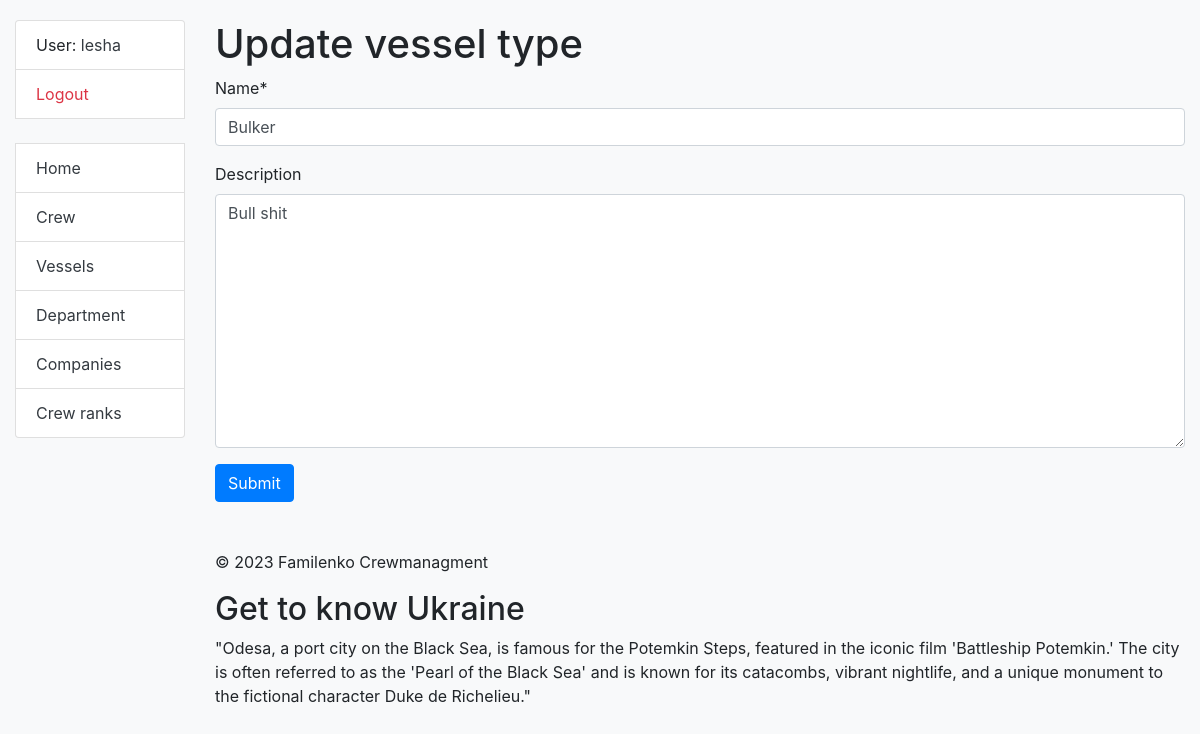
The app's page /vessel_types/3/update/ (signed in) with its own data.
### crewing/models.py (models this page shows, shortened)
class Crew(AbstractUser):
    position = models.ForeignKey(Position, on_delete=models.CASCADE, related_name='sailors', null=True, blank=True)
    salary = models.IntegerField(null=True, blank=True)
    date_of_birth = models.DateField(null=True, blank=True)
    date_of_joining = models.DateField(null=True, blank=True)
    date_of_leaving = models.DateField(null=True, blank=True)
    vessel_type = models.ManyToManyField(VesselType, related_name='sailors')
    vessel = models.ForeignKey('Vessel', on_delete=models.DO_NOTHING, related_name='sailors', null=True, blank=True)
    class Meta:
        verbose_name_plural = "sailors"
        verbose_name = "sailor"
        ordering = ["-position"]
    def get_absolute_url(self):
        return reverse("crewing:crew-detail", kwargs={"pk": self.pk})

class VesselType(models.Model):
    name = models.CharField(max_length=50, unique=True)
    description = models.TextField(blank=True, null=True)
    class Meta:
        verbose_name = "vessel_type"
        verbose_name_plural = "vessel_types"
        ordering = ["name"]

### crewing/views.py (the view)
# urls.py: path("vessel_types/<int:pk>/update/", VesselTypeUpdateView.as_view(), name="vessel-type-update"),
class VesselTypeUpdateView(LoginRequiredMixin, generic.UpdateView):
    model = VesselType
    form_class = VesselTypeForm
    success_url = reverse_lazy("crewing:vessel-type-list")

### crewing/forms.py
class VesselTypeForm(forms.ModelForm):
    class Meta:
        model = VesselType
        fields = "__all__"

### crewing/context_processors.py (called while the page is built)
def get_interesting_fact(request: HttpRequest) -> dict:
    with open("crewing/data_for_footer.json", "r") as f:
        history_data = f.read().split("\n")
    history = random.choice(history_data)
    return {"history": history}

### templates/crewing/vesseltype_form.html (shortened to what this page needs)
{% extends "base.html" %}
{% load crispy_forms_filters %}
{% block content %}
  <h1>{{ object|yesno:"Update,Create" }} vessel type</h1>
  <form action="" method="post" novalidate>
    {{ form|crispy }}
    <input type="submit" value="Submit" class="btn btn-primary">
  </form>
{% endblock %}

### templates/includes/sidebar.html
<ul class="sidebar-nav list-group bg-light">
  {% if user.is_authenticated %}
    <li class="list-group-item">User: <a href="{{ user.get_absolute_url }}" class="text-dark">{{ user.get_username }}</a></li>
    <li class="list-group-item"><a href="{% url 'logout'%}?next={{request.path}}" class="text-danger">Logout</a></li>
  {% else %}
    <li class="list-group-item"><a href="{% url 'login'%}?next={{request.path}}" class="text-primary">Login</a></li>
  {% endif %}
  <br>
  <li class="list-group-item"><a href="{% url 'crewing:index' %}" class="text-dark">Home</a></li>
  <li class="list-group-item"><a href="{% url 'crewing:crew-list' %}" class="text-dark">Crew</a></li>
  <li class="list-group-item"><a href="{% url 'crewing:vessel-list' %}" class="text-dark">Vessels</a></li>
  <li class="list-group-item"><a href="{% url 'crewing:vessel-type-list' %}" class="text-dark">Department</a></li>
  <li class="list-group-item"><a href="{% url 'crewing:company-list' %}" class="text-dark">Companies</a></li>
  <li class="list-group-item"><a href="{% url 'crewing:position-list' %}" class="text-dark">Crew ranks</a></li>
</ul>

### static/css/styles.css (style rules this page uses)
body { margin-top: 20px; }

### records on screen
Crew: get_username "lesha"
VesselType: name "Bulker", description "Bull shit"

### other values on screen
{{ object|yesno:"Update,Create" }} "Update"
